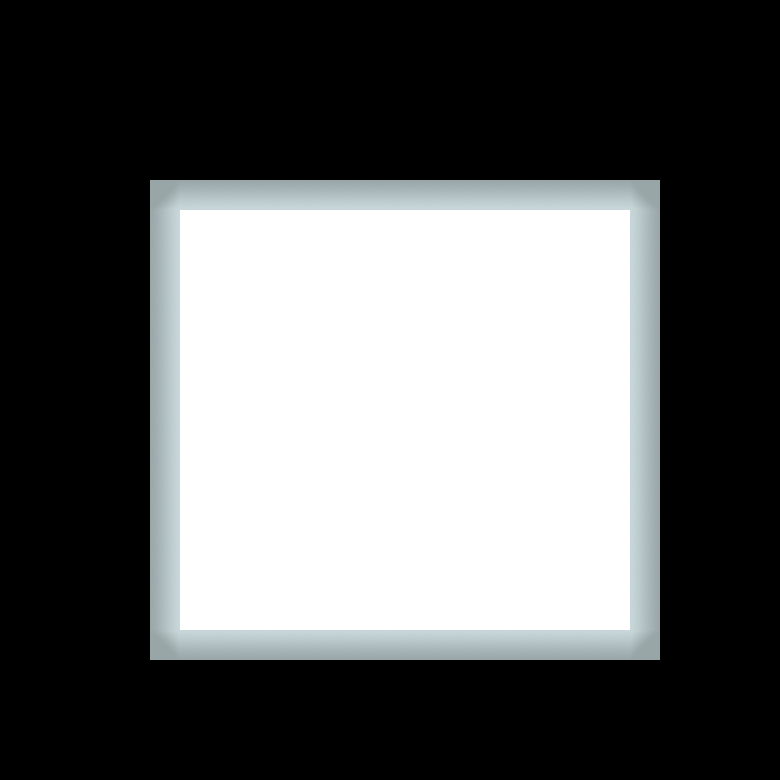

A 2D game scene composited from a Tiled map and its tileset images. What follows is a short description and the map's XML, with every tile layer's data as written:
An orthogonal 26x26 tile map with 30x30 px tiles, 1 tile layer (walls).

<map version="1.2" tiledversion="1.3.5" orientation="orthogonal" renderorder="right-down" width="26" height="26" tilewidth="30" tileheight="30" infinite="0" nextlayerid="6" nextobjectid="1">
 <editorsettings>
  <export target="maps/room.json" format="json" />
 </editorsettings>
 <tileset firstgid="1" name="room" tilewidth="30" tileheight="30" tilecount="400" columns="20">
  <image source="tilemap.png" width="600" height="600" />
  <tile id="0">
   <properties>
    <property name="collides" type="bool" value="true" />
   </properties>
  </tile>
  <tile id="1">
   <properties>
    <property name="collides" type="bool" value="true" />
   </properties>
  </tile>
  <tile id="2">
   <properties>
    <property name="collides" type="bool" value="true" />
   </properties>
  </tile>
  <tile id="3">
   <properties>
    <property name="collides" type="bool" value="true" />
   </properties>
  </tile>
  <tile id="4">
   <properties>
    <property name="collides" type="bool" value="true" />
   </properties>
  </tile>
  <tile id="5">
   <properties>
    <property name="collides" type="bool" value="true" />
   </properties>
  </tile>
  <tile id="6">
   <properties>
    <property name="collides" type="bool" value="true" />
   </properties>
  </tile>
  <tile id="7">
   <properties>
    <property name="collides" type="bool" value="true" />
   </properties>
  </tile>
 </tileset>
 <layer id="5" name="walls" width="26" height="26">
  <data encoding="csv">
0,0,0,0,0,0,0,0,0,0,0,0,0,0,0,0,0,0,0,0,0,0,0,0,0,0,
0,0,0,0,0,0,0,0,0,0,0,0,0,0,0,0,0,0,0,0,0,0,0,0,0,0,
0,0,0,0,0,0,0,0,0,0,0,0,0,0,0,0,0,0,0,0,0,0,0,0,0,0,
0,0,0,0,0,0,0,0,0,0,0,0,0,0,0,0,0,0,0,0,0,0,0,0,0,0,
0,0,0,0,0,0,0,0,0,0,0,0,0,0,0,0,0,0,0,0,0,0,0,0,0,0,
0,0,0,0,0,0,0,0,0,0,0,0,0,0,0,0,0,0,0,0,0,0,0,0,0,0,
0,0,0,0,0,3,7,7,7,7,7,7,7,7,7,7,7,7,7,7,7,4,0,0,0,0,
0,0,0,0,0,5,9,9,9,9,9,9,9,9,9,9,9,9,9,9,9,6,0,0,0,0,
0,0,0,0,0,5,9,9,9,9,9,9,9,9,9,9,9,9,9,9,9,6,0,0,0,0,
0,0,0,0,0,5,9,9,9,9,9,9,9,9,9,9,9,9,9,9,9,6,0,0,0,0,
0,0,0,0,0,5,9,9,9,9,9,9,9,9,9,9,9,9,9,9,9,6,0,0,0,0,
0,0,0,0,0,5,9,9,9,9,9,9,9,9,9,9,9,9,9,9,9,6,0,0,0,0,
0,0,0,0,0,5,9,9,9,9,9,9,9,9,9,9,9,9,9,9,9,6,0,0,0,0,
0,0,0,0,0,5,9,9,9,9,9,9,9,9,9,9,9,9,9,9,9,6,0,0,0,0,
0,0,0,0,0,5,9,9,9,9,9,9,9,9,9,9,9,9,9,9,9,6,0,0,0,0,
0,0,0,0,0,5,9,9,9,9,9,9,9,9,9,9,9,9,9,9,9,6,0,0,0,0,
0,0,0,0,0,5,9,9,9,9,9,9,9,9,9,9,9,9,9,9,9,6,0,0,0,0,
0,0,0,0,0,5,9,9,9,9,9,9,9,9,9,9,9,9,9,9,9,6,0,0,0,0,
0,0,0,0,0,5,9,9,9,9,9,9,9,9,9,9,9,9,9,9,9,6,0,0,0,0,
0,0,0,0,0,5,9,9,9,9,9,9,9,9,9,9,9,9,9,9,9,6,0,0,0,0,
0,0,0,0,0,5,9,9,9,9,9,9,9,9,9,9,9,9,9,9,9,6,0,0,0,0,
0,0,0,0,0,1,8,8,8,8,8,8,8,8,8,8,8,8,8,8,8,2,0,0,0,0,
0,0,0,0,0,0,0,0,0,0,0,0,0,0,0,0,0,0,0,0,0,0,0,0,0,0,
0,0,0,0,0,0,0,0,0,0,0,0,0,0,0,0,0,0,0,0,0,0,0,0,0,0,
0,0,0,0,0,0,0,0,0,0,0,0,0,0,0,0,0,0,0,0,0,0,0,0,0,0,
0,0,0,0,0,0,0,0,0,0,0,0,0,0,0,0,0,0,0,0,0,0,0,0,0,0
</data>
 </layer>
</map>
